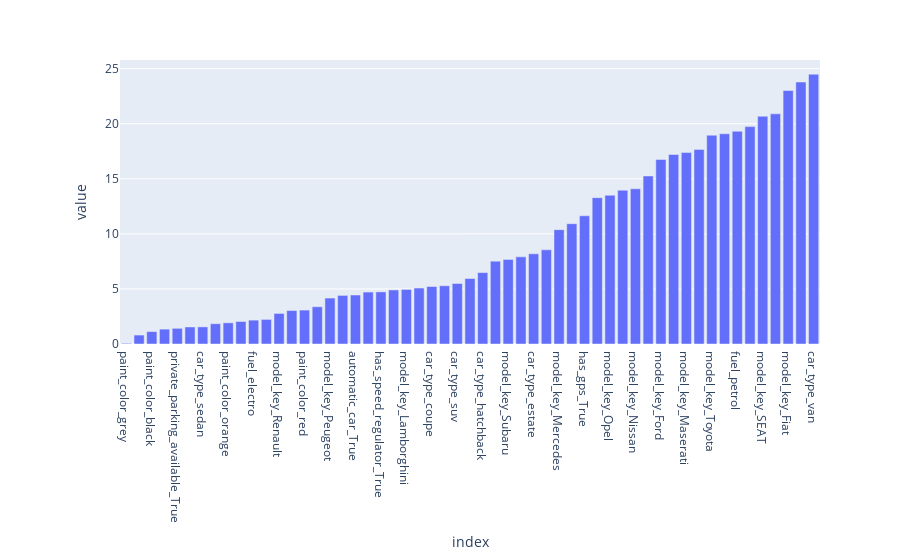

Notebook source saved alongside this figure:
### Code cell
# Plot coefficients
fig = px.bar(feature_importance, orientation = 'v')
fig.update_layout(showlegend = False, 
                  margin = {'l': 120}
                 )
fig.show(renderer="vscode")

### Figure 1 — Plotly figure (JSON) as saved in the notebook; plotly's stock layout.template omitted (floating-point values rounded to 4 significant figures)
{"data": [{"alignmentgroup": "True", "hovertemplate": "variable=coefficients<br>index=%{x}<br>value=%{y}<extra></extra>", "legendgroup": "coefficients", "marker": {"color": "#636efa", "pattern": {"shape": ""}}, "name": "coefficients", "offsetgroup": "coefficients", "orientation": "v", "showlegend": true, "textposition": "auto", "type": "bar", "x": ["paint_color_grey", "has_air_conditioning_True", "paint_color_black", "model_key_Lexus", "private_parking_available_True", "model_key_Audi", "car_type_sedan", "paint_color_blue", "paint_color_orange", "model_key_KIA Motors", "fuel_electro", "paint_color_brown", "model_key_Renault", "winter_tires_True", "paint_color_red", "paint_color_silver", "model_key_Peugeot", "paint_color_white", "automatic_car_True", "car_type_subcompact", "has_speed_regulator_True", "model_key_Mini", "model_key_Lamborghini", "model_key_Ferrari", "car_type_coupe", "has_getaround_connect_True", "car_type_suv", "model_key_BMW", "car_type_hatchback", "model_key_Mitsubishi", "model_key_Subaru", "model_key_Citroën", "car_type_estate", "model_key_Yamaha", "model_key_Mercedes", "model_key_Volkswagen", "has_gps_True", "mileage", "model_key_Opel", "engine_power", "model_key_Nissan", "model_key_Porsche", "model_key_Ford", "model_key_PGO", "model_key_Maserati", "model_key_Mazda", "model_key_Toyota", "model_key_Suzuki", "fuel_petrol", "model_key_Honda", "model_key_SEAT", "paint_color_green", "model_key_Fiat", "fuel_hybrid_petrol", "car_type_van"], "xaxis": "x", "y": [0.0621, 0.8118, 1.127, 1.35, 1.422, 1.546, 1.554, 1.843, 1.924, 2.044, 2.167, 2.233, 2.776, 3.037, 3.08, 3.384, 4.172, 4.411, 4.45, 4.718, 4.732, 4.911, 4.956, 5.082, 5.221, 5.289, 5.49, 5.945, 6.483, 7.519, 7.678, 7.911, 8.19, 8.555, 10.39, 10.92, 11.64, 13.29, 13.51, 13.96, 14.09, 15.26, 16.75, 17.21, 17.38, 17.67, 18.96, 19.09, 19.32, 19.74, 20.68, 20.9, 23.02, 23.79, 24.5], "yaxis": "y"}], "layout": {"barmode": "relative", "legend": {"title": {"text": "variable"}, "tracegroupgap": 0}, "margin": {"l": 120, "t": 60}, "showlegend": false, "xaxis": {"anchor": "y", "domain": [0, 1], "title": {"text": "index"}}, "yaxis": {"anchor": "x", "domain": [0, 1], "title": {"text": "value"}}}}
